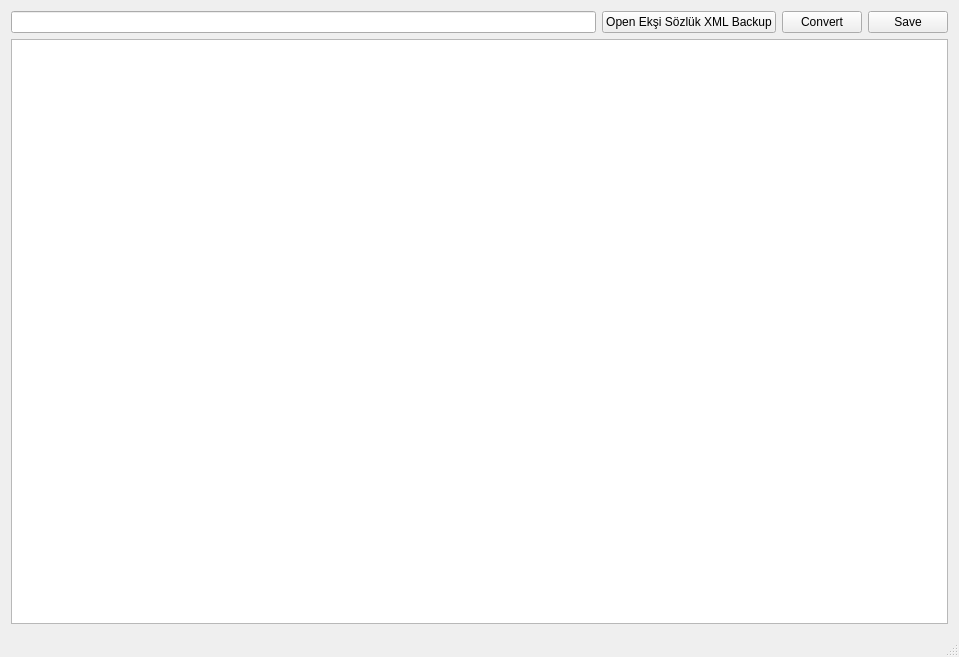
<?xml version="1.0" encoding="UTF-8"?>
<ui version="4.0">
 <class>EksiXML</class>
 <widget class="QMainWindow" name="EksiXML">
  <property name="geometry">
   <rect>
    <x>0</x>
    <y>0</y>
    <width>959</width>
    <height>657</height>
   </rect>
  </property>
  <property name="windowTitle">
   <string>EksiXML</string>
  </property>
  <widget class="QWidget" name="centralWidget">
   <layout class="QVBoxLayout" name="verticalLayout_2">
    <item>
     <layout class="QVBoxLayout" name="verticalLayout">
      <item>
       <layout class="QHBoxLayout" name="horizontalLayout">
        <item>
         <widget class="QLineEdit" name="lineEdit"/>
        </item>
        <item>
         <widget class="QPushButton" name="openXMLBtn">
          <property name="text">
           <string>Open Ekşi Sözlük XML Backup</string>
          </property>
         </widget>
        </item>
        <item>
         <widget class="QPushButton" name="convertBtn">
          <property name="text">
           <string>Convert</string>
          </property>
         </widget>
        </item>
        <item>
         <widget class="QPushButton" name="saveBtn">
          <property name="text">
           <string>Save</string>
          </property>
         </widget>
        </item>
       </layout>
      </item>
      <item>
       <widget class="QTextBrowser" name="textBrowser"/>
      </item>
     </layout>
    </item>
   </layout>
  </widget>
  <widget class="QStatusBar" name="statusBar"/>
 </widget>
 <layoutdefault spacing="6" margin="11"/>
 <resources/>
 <connections/>
</ui>
